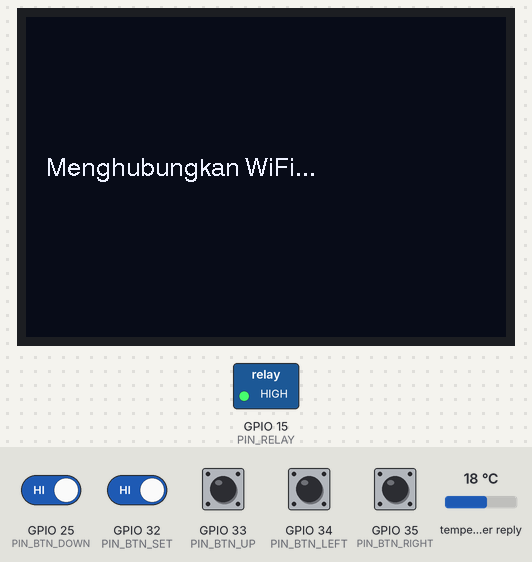
Recording of a program running on a simulated ESP32. Shown: 480×320 colour display, switched loads named in the program (green lamp = pin HIGH). The test bench sets the inputs (shaded band); at power-on: GPIO 25 (PIN_BTN_DOWN), GPIO 32 (PIN_BTN_SET), GPIO 33 (PIN_BTN_UP) HIGH, GPIO 34 (PIN_BTN_LEFT), GPIO 35 (PIN_BTN_RIGHT) LOW, temperature in the weather reply 18 °C. WiFi joins after 1.5 s; servers stay silent unless stated; network time is answered at once with the bench clock; the local clock reads 2024-03-15 10:24:30 at power-on unless the program sets it; EEPROM starts erased; web services answer with replies made up by the test bench; what the program prints to the serial monitor is not drawn.

Above: at 0.4 s.
At 3.6 s:
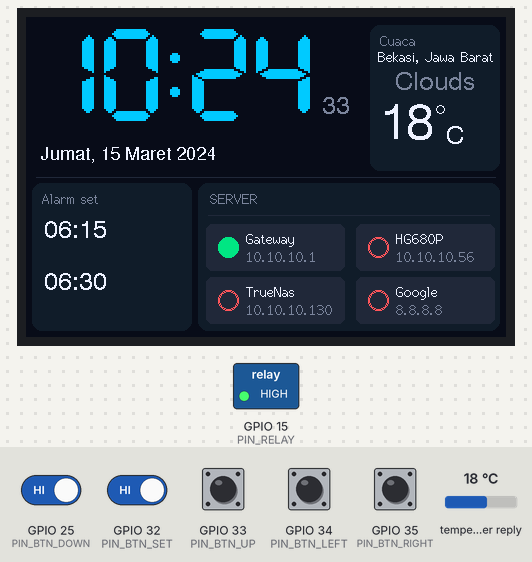
3.7 s: GPIO 25 (PIN_BTN_DOWN) driven LOW and GPIO 32 (PIN_BTN_SET) driven LOW
At 8.3 s:
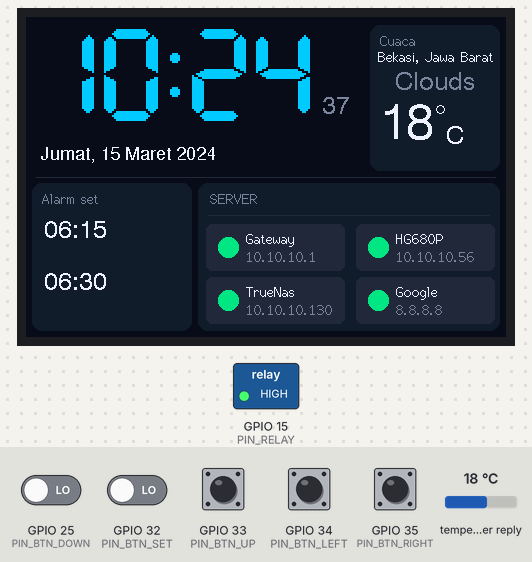
Timing chart, 0 to 9.8 s (numbered marks = the images above; inputs shaded):
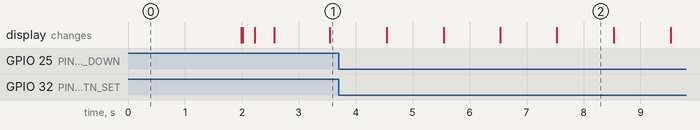

The program:

main.cpp
```cpp
#include <Arduino.h>
#include <WiFi.h>
#include <HTTPClient.h>
#include <ArduinoJson.h>
#include <NTPClient.h>
#include <WiFiUdp.h>
#include <TFT_eSPI.h>
#include <ESP32Ping.h>
#include <Preferences.h>

// ======================= KONFIGURASI =======================
const char* ssid     = "SECRET_SSID";
const char* password = "SECRET_PASS";

String apiKey = "SECRET_API_KEY";
String city   = "Bekasi,ID";

// ----- PIN TOMBOL & OUTPUT -----
#define PIN_BTN_SET    32
#define PIN_BTN_UP     33
#define PIN_BTN_DOWN   25
#define PIN_BTN_LEFT   34   // input only, pakai pull-up eksternal 10k
#define PIN_BTN_RIGHT  35   // input only, pakai pull-up eksternal 10k
#define PIN_RELAY      15
#define RELAY_ACTIVE_LOW true   // true jika modul relay aktif LOW

const unsigned long LONG_PRESS_MS   = 3000;
const unsigned long REPEAT_DELAY_MS = 500;
const unsigned long REPEAT_RATE_MS  = 120;
const unsigned long EDIT_TIMEOUT_MS = 30000;
const unsigned long ALARM_MAX_MS    = 60000;
const unsigned long weatherInterval = 600000;

// ----- SERVER -----
struct ServerHost {
  const char*  name;
  IPAddress    ip;
  volatile bool online;
  int          shown;     // status yang sedang tampil (-1 = belum digambar)
};

ServerHost hosts[] = {
  {"Gateway", IPAddress(10, 10, 10, 1),   false, -1},
  {"HG680P",  IPAddress(10, 10, 10, 56),  false, -1},
  {"TrueNas", IPAddress(10, 10, 10, 130), false, -1},
  {"Google",  IPAddress(8, 8, 8, 8),      false, -1}
};
const int HOST_COUNT = sizeof(hosts) / sizeof(hosts[0]);

// ----- WARNA (RGB565) -----
#define RGB565(r,g,b) ((((r)&0xF8)<<8)|(((g)&0xFC)<<3)|(((b)&0xF8)>>3))
const uint16_t C_BG     = RGB565(10, 14, 24);
const uint16_t C_CARD   = RGB565(22, 28, 44);
const uint16_t C_ROW    = RGB565(32, 40, 62);
const uint16_t C_ACCENT = RGB565(0, 200, 255);
const uint16_t C_TEXT   = RGB565(235, 240, 250);
const uint16_t C_MUTED  = RGB565(120, 132, 158);
const uint16_t C_GREEN  = RGB565(0, 230, 130);
const uint16_t C_RED    = RGB565(255, 85, 95);

const char* NAMA_HARI[]  = {"Minggu","Senin","Selasa","Rabu","Kamis","Jumat","Sabtu"};
const char* NAMA_BULAN[] = {"Januari","Februari","Maret","April","Mei","Juni",
                            "Juli","Agustus","September","Oktober","November","Desember"};

// ----- TOMBOL -----
enum BtnEvent { EV_NONE, EV_PRESS, EV_SHORT, EV_LONG };

struct Btn {
  uint8_t       pin;
  bool          repeatable;   // true = tahan untuk auto-repeat (arrow)
  bool          stable;       // true = lepas
  bool          lastRaw;
  unsigned long lastChange;
  unsigned long pressedAt;
  unsigned long nextRepeat;
  bool          longFired;
};

Btn bSet   = {PIN_BTN_SET,   false, true, true, 0, 0, 0, false};
Btn bUp    = {PIN_BTN_UP,    true,  true, true, 0, 0, 0, false};
Btn bDown  = {PIN_BTN_DOWN,  true,  true, true, 0, 0, 0, false};
Btn bLeft  = {PIN_BTN_LEFT,  true,  true, true, 0, 0, 0, false};
Btn bRight = {PIN_BTN_RIGHT, true,  true, true, 0, 0, 0, false};

// ----- ALARM -----
struct Alarm { uint8_t h, m; };
Alarm alarms[2]    = {{6, 15}, {6, 30}};
Alarm tmpAlarms[2];
Preferences prefs;

bool          editMode         = false;
int           editField        = 0;      // 0=A1 jam, 1=A1 menit, 2=A2 jam, 3=A2 menit
unsigned long lastEditActivity = 0;
bool          ringing          = false;
unsigned long ringStart        = 0;
int           lastCheckedMin   = -1;
bool          alarmDirty       = true;

// ----- OBJEK & STATE -----
TFT_eSPI tft = TFT_eSPI();
WiFiUDP ntpUDP;
NTPClient timeClient(ntpUDP, "pool.ntp.org", 25200, 60000); // WIB = UTC+7

unsigned long lastClockDraw     = 0;
unsigned long lastWeatherUpdate = 0;
unsigned long lastHostDraw      = 0;
int           lastYday          = -1;

float  tempValue   = 0;
String weatherMain = "";
bool   weatherOK   = false;

// ======================= PROTOTIPE FUNGSI =======================
BtnEvent readBtn(Btn &b);
void handleSet(BtnEvent ev);
void onArrow(BtnEvent ev, int action);
void adjustField(int d);

void startEdit();
void saveEdit();
void cancelEdit();
void loadAlarms();
void saveAlarms();

void setRelay(bool on);
void startRinging();
void stopRinging();
void checkAlarm();

void getWeather();
void pingTask(void* param);

void drawStaticLayout();
void drawClock();
void updateDate();
void drawWeatherCard();
void drawAlarmCard();
void drawHostCells();
void drawHostCell(int i);

// ======================= SETUP & LOOP =======================

void setup() {
  Serial.begin(115200);

  pinMode(PIN_BTN_SET,   INPUT_PULLUP);
  pinMode(PIN_BTN_UP,    INPUT_PULLUP);
  pinMode(PIN_BTN_DOWN,  INPUT_PULLUP);
  pinMode(PIN_BTN_LEFT,  INPUT);
  pinMode(PIN_BTN_RIGHT, INPUT);
  pinMode(PIN_RELAY, OUTPUT);
  setRelay(false);

  loadAlarms();

  tft.init();
  tft.setRotation(3);
  tft.fillScreen(C_BG);
  tft.setTextFont(4);
  tft.setTextColor(C_TEXT, C_BG);
  tft.setCursor(20, 140);
  tft.print("Menghubungkan WiFi...");

  WiFi.begin(ssid, password);
  while (WiFi.status() != WL_CONNECTED) {
    delay(500);
    Serial.print(".");
  }

  tft.fillScreen(C_BG);
  tft.setCursor(20, 140);
  tft.print("Sinkronisasi waktu...");

  timeClient.begin();
  while (!timeClient.update()) {
    timeClient.forceUpdate();
    delay(500);
  }
  lastCheckedMin = timeClient.getHours() * 60 + timeClient.getMinutes();

  drawStaticLayout();
  updateDate();
  getWeather();
  drawWeatherCard();
  drawAlarmCard();

  // Ping dijalankan di task terpisah agar tombol tetap responsif
  xTaskCreatePinnedToCore(pingTask, "ping", 4096, NULL, 1, NULL, 0);

  lastWeatherUpdate = millis();
  lastClockDraw     = millis();
}

void loop() {
  timeClient.update();
  unsigned long now = millis();

  // --- Tombol ---
  handleSet(readBtn(bSet));
  onArrow(readBtn(bUp),    0);
  onArrow(readBtn(bDown),  1);
  onArrow(readBtn(bLeft),  2);
  onArrow(readBtn(bRight), 3);

  if (editMode && now - lastEditActivity > EDIT_TIMEOUT_MS) cancelEdit();

  checkAlarm();

  // --- Gambar ulang berkala ---
  if (now - lastClockDraw >= 1000) {
    lastClockDraw = now;
    drawClock();
    updateDate();
  }
  if (now - lastWeatherUpdate >= weatherInterval) {
    lastWeatherUpdate = now;
    getWeather();
    drawWeatherCard();
  }
  if (now - lastHostDraw >= 500) {
    lastHostDraw = now;
    drawHostCells();
  }
  if (alarmDirty) {
    alarmDirty = false;
    drawAlarmCard();
  }
}

// ======================= TOMBOL =======================

BtnEvent readBtn(Btn &b) {
  unsigned long now = millis();
  bool raw = digitalRead(b.pin);      // HIGH = lepas, LOW = tekan

  if (raw != b.lastRaw) {             // debounce
    b.lastRaw    = raw;
    b.lastChange = now;
  }
  if (now - b.lastChange >= 30 && raw != b.stable) {
    b.stable = raw;
    if (!b.stable) {                  // baru ditekan
      b.pressedAt  = now;
      b.nextRepeat = now + REPEAT_DELAY_MS;
      b.longFired  = false;
      return EV_PRESS;
    }
    return b.longFired ? EV_NONE : EV_SHORT;   // dilepas
  }

  if (!b.stable) {                    // masih ditekan
    if (!b.repeatable && !b.longFired && now - b.pressedAt >= LONG_PRESS_MS) {
      b.longFired = true;
      return EV_LONG;
    }
    if (b.repeatable && now >= b.nextRepeat) {
      b.nextRepeat = now + REPEAT_RATE_MS;
      return EV_PRESS;                // auto-repeat
    }
  }
  return EV_NONE;
}

void handleSet(BtnEvent ev) {
  if (ev == EV_SHORT) {
    if (ringing)       stopRinging();
    else if (editMode) cancelEdit();
  } else if (ev == EV_LONG && !ringing) {
    if (!editMode) startEdit();
    else           saveEdit();
  }
}

// action: 0=UP, 1=DOWN, 2=LEFT, 3=RIGHT
void onArrow(BtnEvent ev, int action) {
  if (ev != EV_PRESS) return;
  if (ringing) { stopRinging(); return; }   // tekan apa saja untuk matikan alarm
  if (!editMode) return;

  lastEditActivity = millis();
  switch (action) {
    case 0: adjustField(+1);  break;
    case 1: adjustField(-1);  break;
    case 2: editField = (editField + 3) % 4; break;
    case 3: editField = (editField + 1) % 4; break;
  }
  alarmDirty = true;
}

void adjustField(int d) {
  int idx = editField / 2;
  if (editField % 2 == 0) {
    tmpAlarms[idx].h = (tmpAlarms[idx].h + d + 24) % 24;
  } else {
    tmpAlarms[idx].m = (tmpAlarms[idx].m + d + 60) % 60;
  }
}

// ======================= EDIT ALARM =======================

void startEdit() {
  editMode = true;
  editField = 0;
  tmpAlarms[0] = alarms[0];
  tmpAlarms[1] = alarms[1];
  lastEditActivity = millis();
  alarmDirty = true;
}

void saveEdit() {
  alarms[0] = tmpAlarms[0];
  alarms[1] = tmpAlarms[1];
  saveAlarms();
  editMode = false;
  alarmDirty = true;
}

void cancelEdit() {
  editMode = false;
  alarmDirty = true;
}

void loadAlarms() {
  prefs.begin("alarm", true);
  alarms[0].h = prefs.getUChar("a0h", 6);
  alarms[0].m = prefs.getUChar("a0m", 15);
  alarms[1].h = prefs.getUChar("a1h", 6);
  alarms[1].m = prefs.getUChar("a1m", 30);
  prefs.end();
}

void saveAlarms() {
  prefs.begin("alarm", false);
  prefs.putUChar("a0h", alarms[0].h);
  prefs.putUChar("a0m", alarms[0].m);
  prefs.putUChar("a1h", alarms[1].h);
  prefs.putUChar("a1m", alarms[1].m);
  prefs.end();
}

// ======================= ALARM & RELAY =======================

void setRelay(bool on) {
  digitalWrite(PIN_RELAY, (on ^ RELAY_ACTIVE_LOW) ? HIGH : LOW);
}

void startRinging() {
  ringing    = true;
  ringStart  = millis();
  alarmDirty = true;
}

void stopRinging() {
  ringing = false;
  setRelay(false);
  alarmDirty = true;
}

void checkAlarm() {
  if (ringing) {
    unsigned long t = millis() - ringStart;
    if (t >= ALARM_MAX_MS) { stopRinging(); return; }
    setRelay((t / 500) % 2 == 0);     // buzzer berdenyut 0.5 dtk on/off
    return;
  }

  int nowMin = timeClient.getHours() * 60 + timeClient.getMinutes();
  if (nowMin == lastCheckedMin) return;
  lastCheckedMin = nowMin;

  for (int i = 0; i < 2; i++) {
    if (alarms[i].h * 60 + alarms[i].m == nowMin) {
      startRinging();
      break;
    }
  }
}

// ======================= DATA =======================

void getWeather() {
  if (WiFi.status() != WL_CONNECTED) return;

  HTTPClient http;
  String url = "http://api.openweathermap.org/data/2.5/weather?q=" + city +
               "&appid=" + apiKey + "&units=metric";
  http.begin(url);
  int code = http.GET();

  if (code == 200) {
    DynamicJsonDocument doc(1536);
    if (!deserializeJson(doc, http.getString())) {
      tempValue   = doc["main"]["temp"].as<float>();
      weatherMain = doc["weather"][0]["main"].as<String>();
      weatherOK   = true;
    } else {
      weatherOK = false;
    }
  } else {
    weatherOK = false;
    Serial.printf("Gagal ambil cuaca, HTTP Code: %d\n", code);
  }
  http.end();
}

void pingTask(void* param) {
  for (;;) {
    for (int i = 0; i < HOST_COUNT; i++) {
      if (WiFi.status() == WL_CONNECTED) {
        hosts[i].online = Ping.ping(hosts[i].ip, 1);
      } else {
        hosts[i].online = false;
      }
    }
    vTaskDelay(pdMS_TO_TICKS(8000));
  }
}

// ======================= GAMBAR =======================

void drawStaticLayout() {
  tft.fillScreen(C_BG);

  // Garis pemisah bagian atas dan bawah
  tft.drawFastHLine(10, 160, 460, C_ROW);

  // Kartu server (isi di-update terpisah)
  tft.fillRoundRect(172, 166, 302, 148, 10, C_CARD);
  tft.setTextFont(2);
  tft.setTextColor(C_MUTED, C_CARD);
  tft.setCursor(184, 174);
  tft.print("SERVER");
  tft.drawFastHLine(182, 198, 282, C_ROW);

  for (int i = 0; i < HOST_COUNT; i++) hosts[i].shown = -1;
}

void drawClock() {
  char buf[6];
  snprintf(buf, sizeof(buf), "%02d:%02d", timeClient.getHours(), timeClient.getMinutes());

  // Font 7 = gaya 7-segment, dibesarkan 2x
  tft.setTextSize(2);
  tft.setTextFont(7);
  tft.setTextColor(C_ACCENT, C_BG);
  tft.setCursor(10, 10);
  tft.print(buf);

  int sx = 10 + tft.textWidth(buf) + 6;
  if (sx > 304) sx = 304;            // jaga agar tidak menabrak kartu cuaca
  tft.setTextSize(1);                // kembalikan ukuran normal untuk teks lain

  char sec[3];
  snprintf(sec, sizeof(sec), "%02d", timeClient.getSeconds());

  tft.setTextFont(4);
  tft.setTextColor(C_MUTED, C_BG);
  tft.fillRect(sx, 78, 36, 26, C_BG);
  tft.setCursor(sx, 78);
  tft.print(sec);
}

void updateDate() {
  time_t epoch = timeClient.getEpochTime();   // sudah termasuk offset WIB
  struct tm* ti = gmtime(&epoch);
  if (ti->tm_yday == lastYday) return;
  lastYday = ti->tm_yday;

  String s = String(NAMA_HARI[ti->tm_wday]) + ", " + String(ti->tm_mday) + " " +
             NAMA_BULAN[ti->tm_mon] + " " + String(ti->tm_year + 1900);

  tft.fillRect(10, 120, 330, 30, C_BG);
  // TFT_eSPI tidak punya font 3, jadi dipakai FreeSans 9pt (ukuran di antara font 2 dan 4)
  tft.setFreeFont(&FreeSans9pt7b);
  tft.setTextColor(C_TEXT, C_BG);
  tft.setCursor(14, 142);            // untuk FreeFont, Y = garis dasar teks
  tft.print(s);
  tft.setFreeFont(NULL);             // kembalikan ke font bitmap biasa
}

void drawWeatherCard() {
  const int x = 344, y = 8, w = 130, h = 146;
  tft.fillRoundRect(x, y, w, h, 10, C_CARD);

  tft.setTextFont(2);
  tft.setTextColor(C_MUTED, C_CARD);
  tft.setCursor(x + 10, y + 8);
  tft.print("Cuaca");

  tft.setTextColor(C_TEXT, C_CARD);
  tft.setCursor(x + 8, y + 24);
  tft.print("Bekasi, Jawa Barat");

  if (!weatherOK) {
    tft.setTextColor(C_RED, C_CARD);
    tft.setCursor(x + 10, y + 90);
    tft.print("Gagal ambil");
    return;
  }

  tft.setTextFont(4);
  tft.setTextColor(C_MUTED, C_CARD);
  int cw = tft.textWidth(weatherMain);
  tft.setCursor(x + (w - cw) / 2, y + 46);
  tft.print(weatherMain);

  String ts = String((int)round(tempValue));
  tft.setTextFont(6);
  tft.setTextColor(C_TEXT, C_CARD);
  tft.setCursor(x + 10, y + 78);
  tft.print(ts);
  int nw = tft.textWidth(ts);

  // Simbol derajat digambar manual karena font 6 tidak punya simbol °
  tft.drawCircle(x + 10 + nw + 6, y + 84, 4, C_TEXT);
  tft.setTextFont(4);
  tft.setCursor(x + 10 + nw + 12, y + 100);
  tft.print("C");
}

void drawAlarmCard() {
  const int x = 6, y = 166, w = 160, h = 148;
  tft.fillRoundRect(x, y, w, h, 10, C_CARD);

  tft.setTextFont(2);
  tft.setCursor(x + 10, y + 8);
  if (ringing) {
    tft.setTextColor(C_RED, C_CARD);
    tft.print("ALARM BERBUNYI!");
  } else {
    tft.setTextColor(C_MUTED, C_CARD);
    tft.print(editMode ? "Edit alarm" : "Alarm set");
  }

  Alarm* src = editMode ? tmpAlarms : alarms;

  for (int i = 0; i < 2; i++) {
    int ry = y + 36 + i * 52;
    char hh[3], mm[3];
    snprintf(hh, sizeof(hh), "%02d", (int)src[i].h);
    snprintf(mm, sizeof(mm), "%02d", (int)src[i].m);

    bool selH = editMode && editField == i * 2;
    bool selM = editMode && editField == i * 2 + 1;

    tft.setTextFont(4);
    int cx = x + 12;

    tft.setTextColor(selH ? C_BG : C_TEXT, selH ? C_ACCENT : C_CARD);
    tft.setCursor(cx, ry);
    tft.print(hh);
    cx += tft.textWidth(hh);

    tft.setTextColor(C_TEXT, C_CARD);
    tft.setCursor(cx, ry);
    tft.print(":");
    cx += tft.textWidth(":");

    tft.setTextColor(selM ? C_BG : C_TEXT, selM ? C_ACCENT : C_CARD);
    tft.setCursor(cx, ry);
    tft.print(mm);
  }

  if (editMode) {
    tft.setTextFont(2);
    tft.setTextColor(C_MUTED, C_CARD);
    tft.setCursor(x + 10, y + h - 22);
    tft.print("SET lama: simpan");
  }
}

void drawHostCells() {
  for (int i = 0; i < HOST_COUNT; i++) {
    int st = hosts[i].online ? 1 : 0;
    if (st != hosts[i].shown) {
      drawHostCell(i);
      hosts[i].shown = st;
    }
  }
}

void drawHostCell(int i) {
  int col = i % 2, row = i / 2;
  int x = 172 + 8 + col * 150;
  int y = 166 + 41 + row * 53;
  const int w = 139, h = 47;
  bool on = hosts[i].online;

  tft.fillRoundRect(x, y, w, h, 6, C_ROW);

  int cx = x + 22, cy = y + h / 2;
  if (on) {
    tft.fillCircle(cx, cy, 10, C_GREEN);
  } else {
    tft.drawCircle(cx, cy, 10, C_RED);
    tft.drawCircle(cx, cy, 9, C_RED);
  }

  tft.setTextFont(2);
  tft.setTextColor(C_TEXT, C_ROW);
  tft.setCursor(x + 40, y + 7);
  tft.print(hosts[i].name);

  tft.setTextColor(C_MUTED, C_ROW);
  tft.setCursor(x + 40, y + 25);
  tft.print(hosts[i].ip.toString());
}
```
